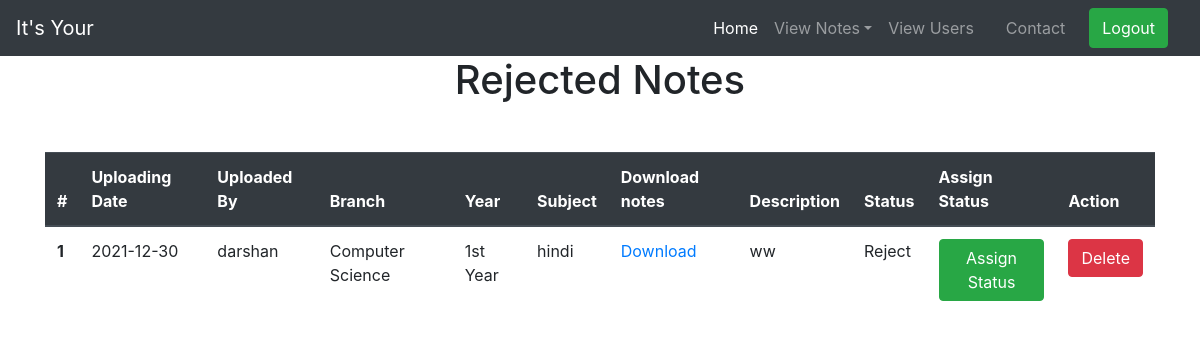
Before: /rejected_notes (signed in) with the older database file.
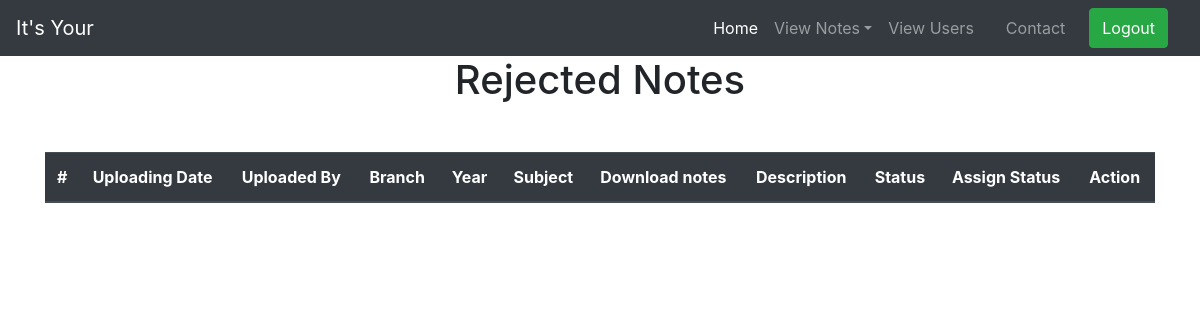
After: the same page with the newer database file.
### notes/models.py (models this page shows)
class Notes(models.Model):
    user = models.ForeignKey(User,on_delete=models.CASCADE)
    uploadingdate =models.CharField(max_length=30,null=True)
    branch =models.CharField(max_length=30)
    subject =models.CharField(max_length=30)
    notesfile =models.FileField(null=True)
    filetype =models.CharField(max_length=30)
    description =models.CharField(max_length=200,null=True)
    year =models.CharField(max_length=30,null=True)
    notestype=models.CharField(max_length=30,null=True)
    status =models.CharField(max_length=30)

### notes/views.py (the view)
# urls.py: path('rejected_notes',rejected_notes, name='rejected_notes'),
def rejected_notes(request):
    if not request.user.is_authenticated:
           return redirect('index')
    notes = Notes.objects.filter(status= "Reject")
    d={'notes':notes}
    return render(request,'notes/rejected_notes.html',d)

### notes/templates/notes/rejected_notes.html (shortened to what this page needs)
{% extends 'notes/admin_nav.html' %}
{% load static %}
{% block body %}
<link rel="stylesheet" href="https://cdnjs.cloudflare.com/ajax/libs/twitter-bootstrap/4.5.2/css/bootstrap.css">
<link rel="stylesheet" href="https://cdn.datatables.net/1.10.23/css/dataTables.bootstrap4.min.css">
<h1 class="text-center">Rejected Notes</h1>
<div class="container mt-5">
    <table class="table" id="example">
        <thead class="thead-dark">
          <tr>
            <th scope="col">#</th>
            <th scope="col">Uploading Date</th>
            <th scope="col">Uploaded By</th>
            <th scope="col">Branch</th>
            <th scope="col">Year</th>
            <th scope="col">Subject</th>
            <th scope="col">Download notes</th>
            <th scope="col">Description</th>
            <th scope="col">Status</th>
            <th scope="col">Assign Status</th>
            <th scope="col">Action</th>
          </tr>
        </thead>
        {% for i in notes %}
        <tbody>
          <tr>
            <th scope="row">{{forloop.counter }}</th>
            <td>{{i.uploadingdate}}</td>
            <td>{{i.user.username}}</td>
            <td>{{i.branch}}</td>
            <td>{{i.year}}</td>
            <td>{{i.subject}}</td>
            <td><a href="{{i.notesfile.url}}" download>Download</a></td>
            <td>{{i.description}}</td>
            <td>{{i.status}}</td>
            <td><a href="{% url 'assign_status' i.id %}" class="btn btn-success" >Assign Status</a></td>
            <td><a href="{% url 'delete_notes' i.id %}" class="btn btn-danger" onclick="return confirm('Are You Sure')">Delete</a></td>
          </tr>
        </tbody>
        {% endfor %}
      </table>
</div>
{% endblock %}

Changed rows visible on the page:
removed Notes: uploadingdate "2021-12-30", user.username "darshan", branch "Computer Science", year "1st Year", subject "hindi", description "ww", status "Reject"
